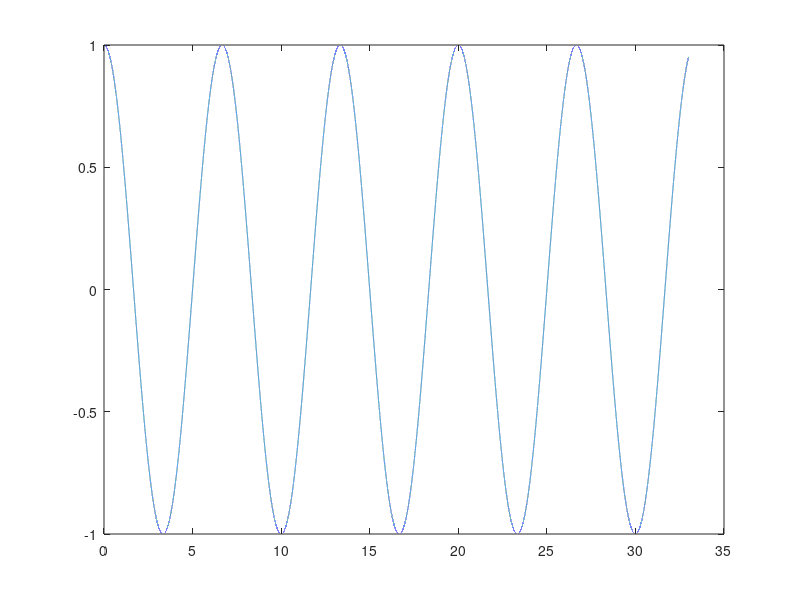
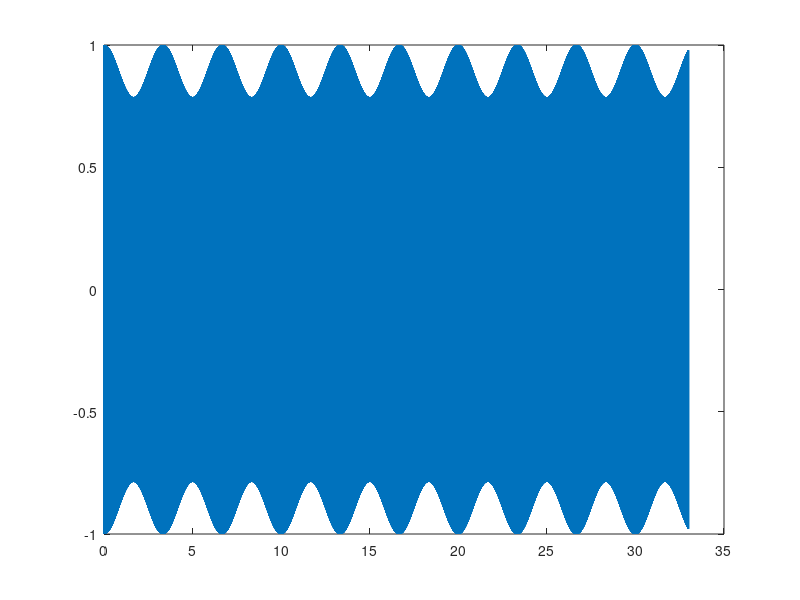
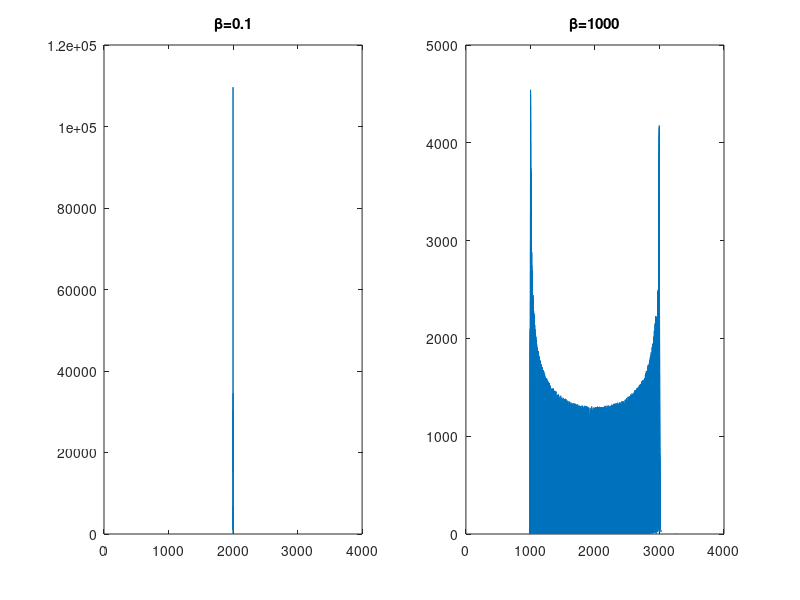

Here is the MATLAB script that generated these plots, in order: (Note: this script raises an error after producing the figures.)
Fs = 8e3; 
T = 33; 
t = 0:1/Fs:T;
F_n = 0.15; 
s_M = cos(2*pi*F_n*t); 
figure
plot(t, s_M)
Fc = 2e3; 
s_FM_1 = fmmod(s_M, Fc, Fs, 0.1); 
s_FM_2 = fmmod(s_M, Fc, Fs, 1000);
% figure
% subplot(1, 2, 1)
% plot(t(1:200), s_FM_1(1:200))
% ylim([-1.1 1.1])
% title('\beta=0.1')
% subplot(1, 2, 2)
% plot(t(1:200), s_FM_2(1:200))
% ylim([-1.1 1.1])
% title('\beta=1000')

figure
plot(t, s_FM_1);


N = floor(length(t)/2);
f = (0:N)/length(t) * Fs; 
spec_FM_1 = fft(s_FM_1); 
spec_FM_2 = fft(s_FM_2);
figure
subplot(1, 2, 1)
plot(f, abs(spec_FM_1(1:N+1)))
title('\beta=0.1')
subplot(1, 2, 2)
plot(f, abs(spec_FM_2(1:N+1)))
title('\beta=1000')

f = fmdemod(s_FM_2, Fc, Fs, 1000);

figure
plot(t, f); 

figure                                      
specplot(f, F_n); 
